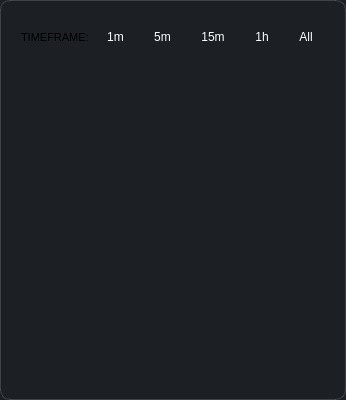
               <widget class="QFrame" name="graphFrame">
                <property name="minimumSize">
                 <size>
                  <width>0</width>
                  <height>400</height>
                 </size>
                </property>
                <property name="maximumSize">
                 <size>
                  <width>1050</width>
                  <height>450</height>
                 </size>
                </property>
                <property name="styleSheet">
                 <string notr="true">background-color: rgb(28, 31, 36);
border-radius: 10px;
border: 1px solid rgba(255, 255, 255, 40);</string>
                </property>
                <property name="frameShape">
                 <enum>QFrame::StyledPanel</enum>
                </property>
                <property name="frameShadow">
                 <enum>QFrame::Raised</enum>
                </property>
                <layout class="QVBoxLayout" name="verticalLayout_13">
                 <item>
                  <widget class="QFrame" name="graphDetailFrame">
                   <property name="minimumSize">
                    <size>
                     <width>0</width>
                     <height>40</height>
                    </size>
                   </property>
                   <property name="maximumSize">
                    <size>
                     <width>1000</width>
                     <height>50</height>
                    </size>
                   </property>
                   <property name="styleSheet">
                    <string notr="true">border:none;</string>
                   </property>
                   <property name="frameShape">
                    <enum>QFrame::StyledPanel</enum>
                   </property>
                   <property name="frameShadow">
                    <enum>QFrame::Raised</enum>
                   </property>
                   <layout class="QHBoxLayout" name="horizontalLayout_3">
                    <item alignment="Qt::AlignRight">
                     <widget class="QLabel" name="timeFrameLabel">
                      <property name="minimumSize">
                       <size>
                        <width>0</width>
                        <height>30</height>
                       </size>
                      </property>
                      <property name="maximumSize">
                       <size>
                        <width>100</width>
                        <height>35</height>
                       </size>
                      </property>
                      <property name="font">
                       <font>
                        <pointsize>8</pointsize>
                       </font>
                      </property>
                      <property name="text">
                       <string>TIMEFRAME:</string>
                      </property>
                     </widget>
                    </item>
                    <item>
                     <widget class="QPushButton" name="graph1mPushButton">
                      <property name="minimumSize">
                       <size>
                        <width>40</width>
                        <height>0</height>
                       </size>
                      </property>
                      <property name="maximumSize">
                       <size>
                        <width>50</width>
                        <height>35</height>
                       </size>
                      </property>
                      <property name="styleSheet">
                       <string notr="true">QPushButton {
    background-color: rgb(28, 31, 36); 
    color: white;
    border-radius: 8px;
    padding: 6px 12px;
}

QPushButton:hover {
    background-color: rgb(40, 44, 50);   
}

QPushButton:checked {
    background-color: rgb(136, 197, 228);  
    color: rgb(15,17,19);
}</string>
                      </property>
                      <property name="text">
                       <string>1m</string>
                      </property>
                      <property name="checkable">
                       <bool>true</bool>
                      </property>
                     </widget>
                    </item>
                    <item>
                     <widget class="QPushButton" name="graph5mPushButton">
                      <property name="maximumSize">
                       <size>
                        <width>50</width>
                        <height>35</height>
                       </size>
                      </property>
                      <property name="styleSheet">
                       <string notr="true">QPushButton {
    background-color: rgb(28, 31, 36); 
    color: white;
    border-radius: 8px;
    padding: 6px 12px;
}

QPushButton:hover {
    background-color: rgb(40, 44, 50);   
}

QPushButton:checked {
    background-color: rgb(136, 197, 228);  
    color: rgb(15,17,19);
}</string>
                      </property>
                      <property name="text">
                       <string>5m</string>
                      </property>
                      <property name="checkable">
                       <bool>true</bool>
                      </property>
                     </widget>
                    </item>
                    <item>
                     <widget class="QPushButton" name="graph15mPushButton">
                      <property name="maximumSize">
                       <size>
                        <width>50</width>
                        <height>35</height>
                       </size>
                      </property>
                      <property name="styleSheet">
                       <string notr="true">QPushButton {
    background-color: rgb(28, 31, 36); 
    color: white;
    border-radius: 8px;
    padding: 6px 12px;
}

QPushButton:hover {
    background-color: rgb(40, 44, 50);   
}

QPushButton:checked {
    background-color: rgb(136, 197, 228);  
    color: rgb(15,17,19);
}</string>
                      </property>
                      <property name="text">
                       <string>15m</string>
                      </property>
                      <property name="checkable">
                       <bool>true</bool>
                      </property>
                     </widget>
                    </item>
                    <item>
                     <widget class="QPushButton" name="graph1hPushButton">
                      <property name="maximumSize">
                       <size>
                        <width>50</width>
                        <height>35</height>
                       </size>
                      </property>
                      <property name="styleSheet">
                       <string notr="true">QPushButton {
    background-color: rgb(28, 31, 36); 
    color: white;
    border-radius: 8px;
    padding: 6px 12px;
}

QPushButton:hover {
    background-color: rgb(40, 44, 50);   
}

QPushButton:checked {
    background-color: rgb(136, 197, 228);  
    color: rgb(15,17,19);
}</string>
                      </property>
                      <property name="text">
                       <string>1h</string>
                      </property>
                      <property name="checkable">
                       <bool>true</bool>
                      </property>
                     </widget>
                    </item>
                    <item>
                     <widget class="QPushButton" name="graphAllPushButton">
                      <property name="maximumSize">
                       <size>
                        <width>50</width>
                        <height>35</height>
                       </size>
                      </property>
                      <property name="styleSheet">
                       <string notr="true">QPushButton {
    background-color: rgb(28, 31, 36); 
    color: white;
    border-radius: 8px;
    padding: 6px 12px;
}

QPushButton:hover {
    background-color: rgb(40, 44, 50);   
}

QPushButton:checked {
    background-color: rgb(136, 197, 228);  
    color: rgb(15,17,19);
}</string>
                      </property>
                      <property name="text">
                       <string>All</string>
                      </property>
                      <property name="checkable">
                       <bool>true</bool>
                      </property>
                     </widget>
                    </item>
                   </layout>
                  </widget>
                 </item>
                 <item>
                  <widget class="QFrame" name="graphCard">
                   <property name="maximumSize">
                    <size>
                     <width>1000</width>
                     <height>430</height>
                    </size>
                   </property>
                   <property name="styleSheet">
                    <string notr="true">border:none;</string>
                   </property>
                   <property name="frameShape">
                    <enum>QFrame::StyledPanel</enum>
                   </property>
                   <property name="frameShadow">
                    <enum>QFrame::Raised</enum>
                   </property>
                   <widget class="QWidget" name="trendChartContainer" native="true">
                    <property name="geometry">
                     <rect>
                      <x>19</x>
                      <y>9</y>
                      <width>950</width>
                      <height>250</height>
                     </rect>
                    </property>
                    <property name="minimumSize">
                     <size>
                      <width>950</width>
                      <height>250</height>
                     </size>
                    </property>
                    <property name="maximumSize">
                     <size>
                      <width>950</width>
                      <height>250</height>
                     </size>
                    </property>
                   </widget>
                   <widget class="QToolButton" name="exportButton">
                    <property name="geometry">
                     <rect>
                      <x>930</x>
                      <y>280</y>
                      <width>70</width>
                      <height>35</height>
                     </rect>
                    </property>
                    <property name="minimumSize">
                     <size>
                      <width>70</width>
                      <height>35</height>
                     </size>
                    </property>
                    <property name="maximumSize">
                     <size>
                      <width>70</width>
                      <height>35</height>
                     </size>
                    </property>
                    <property name="styleSheet">
                     <string notr="true">background-color: rgb(15, 17, 19);
border-radius: 12px;
border:none;</string>
                    </property>
                    <property name="text">
                     <string>Export</string>
                    </property>
                   </widget>
                  </widget>
                 </item>
                </layout>
               </widget>
